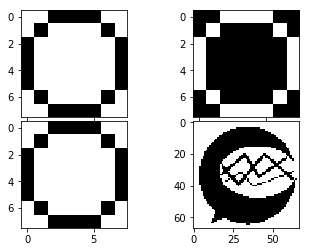

The script that drew this image:
from PIL import Image
import numpy as np

import matplotlib.pyplot as plt
import time

def threshold(imageArray):
    balanceAr = []
    newAr = imageArray




def threshold(imageArray):

    balanceAr = []
    newAr = imageArray
    from statistics import mean
    for eachRow in imageArray:
        for eachPix in eachRow:
            avgNum = mean(eachPix[:3])
            balanceAr.append(avgNum)

    balance = mean(balanceAr)
    for eachRow in newAr:
        for eachPix in eachRow:
            if mean(eachPix[:3]) > balance:
                eachPix[0] = 255
                eachPix[1] = 255
                eachPix[2] = 255
                eachPix[3] = 255
            else:
                eachPix[0] = 0
                eachPix[1] = 0
                eachPix[2] = 0
                eachPix[3] = 255
    return newAr


i = Image.open('images/numbers/0.1.png')
iar = np.array(i)
i2 = Image.open('images/numbers/y0.4.png')
iar2 = np.array(i2)
i3 = Image.open('images/numbers/y0.5.png')
iar3 = np.array(i3)
i4 = Image.open('images/sentdex.png')
iar4 = np.array(i4)


iar = threshold(iar)
iar2 = threshold(iar2)
iar3 = threshold(iar3)
iar4 = threshold(iar4)

fig = plt.figure()
ax1 = plt.subplot2grid((8,6),(0,0), rowspan=4, colspan=3)
ax2 = plt.subplot2grid((8,6),(4,0), rowspan=4, colspan=3)
ax3 = plt.subplot2grid((8,6),(0,3), rowspan=4, colspan=3)
ax4 = plt.subplot2grid((8,6),(4,3), rowspan=4, colspan=3)

ax1.imshow(iar)
ax2.imshow(iar2)
ax3.imshow(iar3)
ax4.imshow(iar4)


plt.show()
